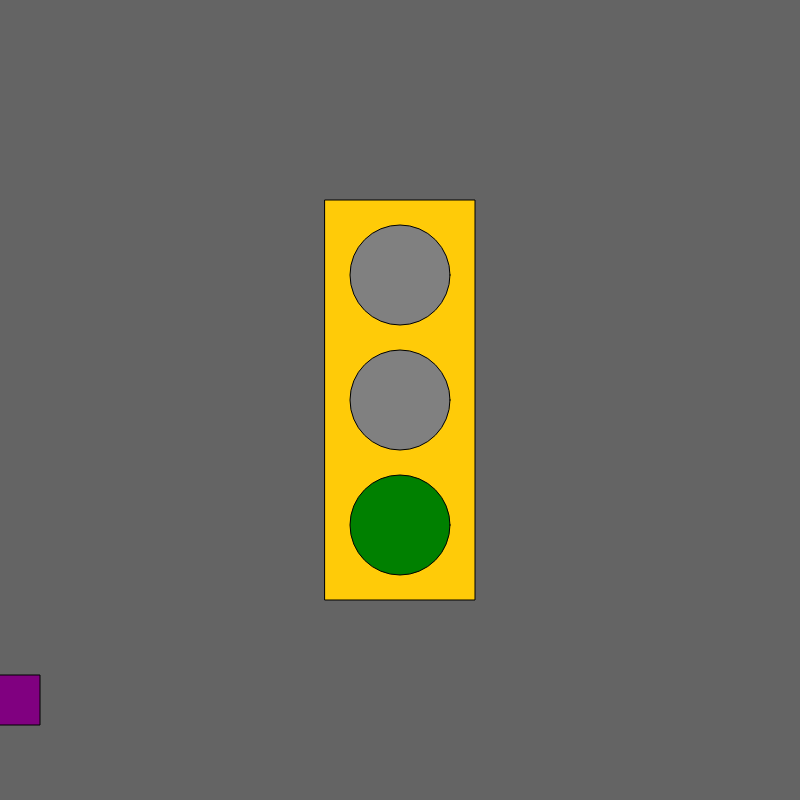
Frame 1 (no input)
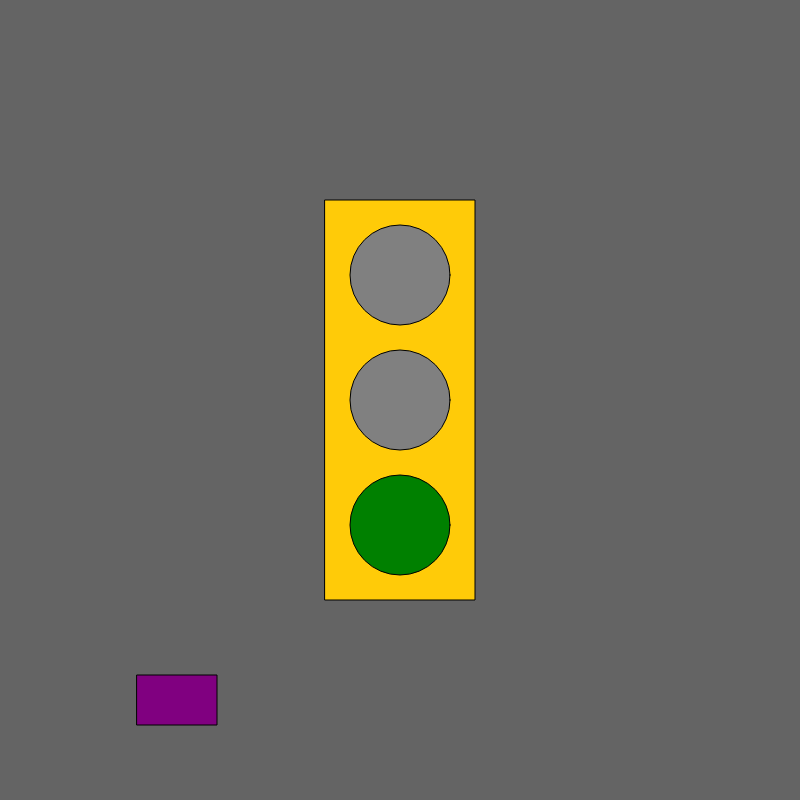
Frame 60 (no input)
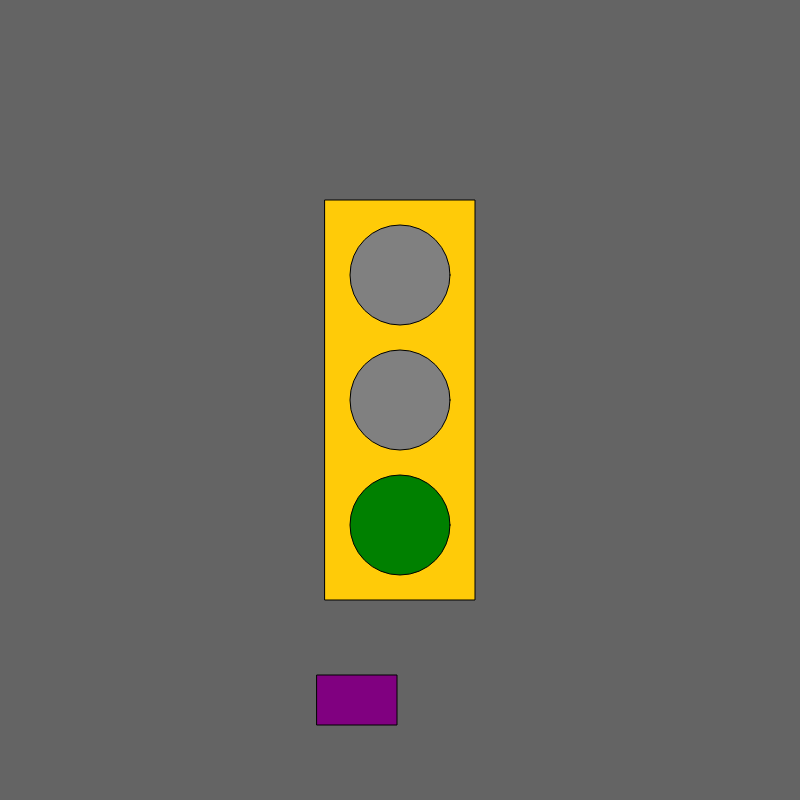
Frame 120 (the mouse pressed at the canvas centre since frame 60)

The p5.js sketch that drew these frames (run headless with seeded random() and noise() and a simulated clock; from frame 60 on, the mouse is pressed at the canvas centre):

// p5.js sketch
// ── sketch.js
var myState = 0 ;
var timer = 200 ;
var x = 0 ;
var vel = 0 ;

function setup() {
  // put setup code here
  createCanvas(800,800);
  rectMode(CENTER) ;
  ellipseMode(CENTER) ;
}

function draw() {

  // put drawing code here
  background(100);
  fill("#ffcb08")
  rect(width/2, height/2, 150, 400) ;

  switch (myState) {
    case 0: //green state
    fill("grey")
    ellipse(width/2, height/2, 100, 100) ;//top circle
    ellipse(width/2, height/2 - 125, 100, 100) ;//middle circle
    fill('green')
    ellipse(width/2, height/2 + 125, 100, 100) ;// down circle
doTimer(1, 100);
vel = 3;
      break;
  case 1:
  fill("grey")
  ellipse(width/2, height/2, 100, 100) ;//top circle
fill('red')
  ellipse(width/2, height/2 - 125, 100, 100) ;//middle circle
  fill('grey')
  ellipse(width/2, height/2 + 125, 100, 100) ;// down circle
  doTimer(2, 100);
vel = 0 ;
  break;

  case 2:
  fill("yellow")
  ellipse(width/2, height/2, 100, 100) ;//top circle
  fill('grey')
  ellipse(width/2, height/2 - 125, 100, 100) ;//middle circle
  fill('grey')
  ellipse(width/2, height/2 + 125, 100, 100) ;// down circle
  doTimer(0, 50);
 vel = 1 ;
  break;

  }

  //animate a car
  fill("purple");
  rect(x, height - 100, 80, 50) ;
  x = x + vel;
  if (x >= width) {
    x = 0 ;
  }

}
function doTimer(whichState, variableTimer) {
  timer--;
  if(timer<=0){
    timer = 200;
    myState = whichState ;
  }
}
